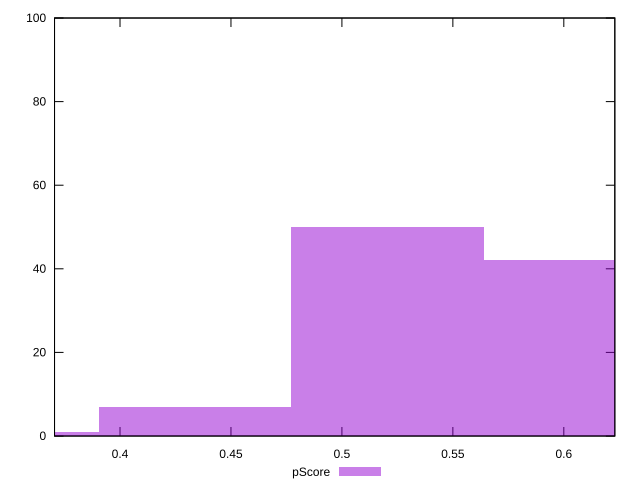

This figure's gnuplot source:
reset

$pScore <<EOF
0.43387131297035364 7
0.5206455755644244 50
0.3470970503762829 1
0.6074198381584951 42
EOF

set key outside below
set boxwidth 0.08677426259407073
set xrange [0.37048856210206466:0.6229893074410772]
set yrange [0:100]
set trange [0:100]
set style fill transparent solid 0.5 noborder
set terminal svg size 640, 490 enhanced background rgb 'white'
set output "report_00022_2021-02-20T12:08:46.964Z/mainthread-work-breakdown/samples/pages/pScore/histogram.svg"

plot $pScore title "pScore" with boxes

reset
